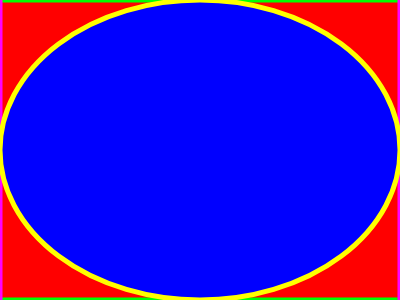
Frame 1 (no input)
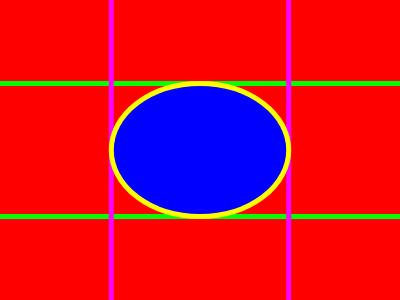
Frame 60 (no input)
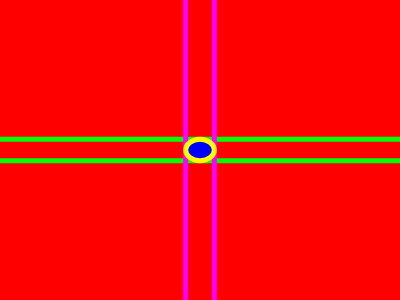
Frame 120 (the mouse pressed at the canvas centre since frame 60)

The p5.js sketch that drew these frames (run headless with seeded random() and noise() and a simulated clock; from frame 60 on, the mouse is pressed at the canvas centre):

// p5.js sketch
// ── sketch.js
let n  = 5;
let w  = 400;
let h  = 300;

let theta  = 0
let dtheta = 0.01
let k      = 0.5

function setup() {

  createCanvas(w,h)
  frameRate(60)

}

function draw() {
  
  background(255,0,0); 

  strokeWeight(5);
  
  var v1  =  k*h*abs(sin(theta));
  var v2  =  h- v1;
  
  var h1  =  k*w*abs(sin(theta));
  var h2  =  w- h1;
  
  rx = h2-h1;
  ry = v2-v1;
  
  stroke(0,255,0);strokeWeight(5);
  line(0,v1,width,v1);
  line(0,v2,width,v2);
  
  stroke(255,0,255);strokeWeight(5);
  line(h1,0,h1,height);
  line(h2,0,h2,height);
  
  stroke(255,255,0);strokeWeight(5);fill(0,0,255)
  strokeWeight(5);
  ellipse(w/2,h/2,rx,ry);
  
  theta = theta + dtheta;
  
}
